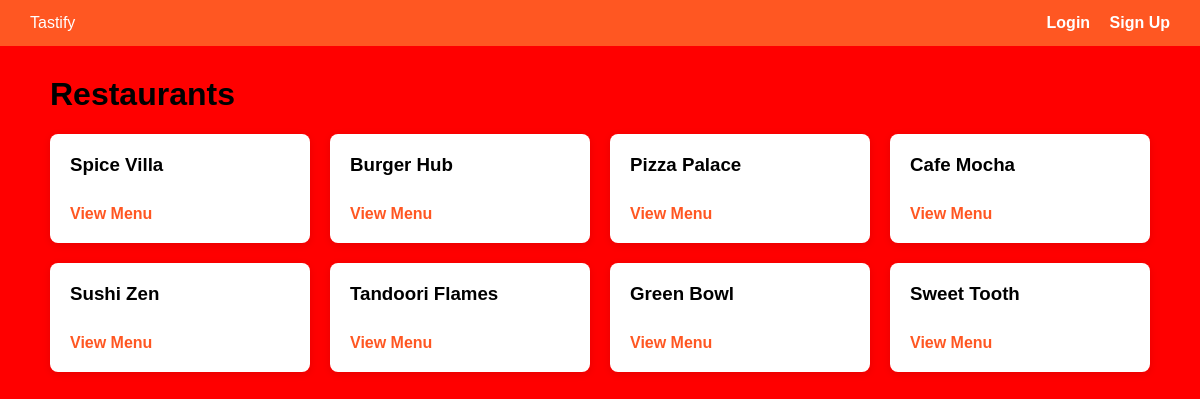
The page / on the database its author committed.
### food/models.py (models this page shows, shortened)
class Restaurant(models.Model):
    name = models.CharField(max_length=100)
    cuisine = models.CharField(max_length=100)
    image = models.ImageField(upload_to='restaurants/', null=True, blank=True)
    rating = models.FloatField(default=4.0)
    price_range = models.CharField(max_length=50, default="₹200–₹400")

### food/views.py (the view)
# urls.py: path('', home, name='home'),
def home(request):
    query = request.GET.get('search')
    if query:
        restaurant_list = Restaurant.objects.filter(name__icontains=query)
    else:
        restaurant_list = Restaurant.objects.all()
    paginator = Paginator(restaurant_list, 8)
    page_number = request.GET.get('page')
    restaurants = paginator.get_page(page_number)
    return render(request, 'food/home.html', {
        'restaurants': restaurants,
        'query': query
    })

### templates/food/home.html
{% extends 'base.html' %}
{% block content %}
<h1>Restaurants</h1>
<div class="restaurant-grid">
    {% for restaurant in restaurants %}
        <div class="restaurant-card">
            <h3>{{ restaurant.name }}</h3>
            <a href="{% url 'restaurant_menu' restaurant.id %}">View Menu</a>
        </div>
    {% empty %}
        <p>No restaurants available.</p>
    {% endfor %}
</div>
{% endblock %}

### static/food/css/style.css (style rules this page uses)
body { background-color: red !important; }
body { margin: 0; font-family: Arial, Helvetica, sans-serif; background-color: #f5f5f5; }
.restaurant-grid { display: grid; grid-template-columns: repeat(auto-fill, minmax(250px, 1fr)); gap: 20px; }
.restaurant-card { background: white; border-radius: 8px; padding: 20px; box-shadow: 0 2px 8px rgba(0,0,0,0.1); }
.restaurant-card h3 { margin-top: 0; }
.restaurant-card a { display: inline-block; margin-top: 10px; color: #ff5722; font-weight: bold; text-decoration: none; }

### rows shown on the page
Restaurant: name "Spice Villa"
Restaurant: name "Burger Hub"
Restaurant: name "Pizza Palace"
Restaurant: name "Cafe Mocha"
Restaurant: name "Sushi Zen"
Restaurant: name "Tandoori Flames"
Restaurant: name "Green Bowl"
Restaurant: name "Sweet Tooth"
